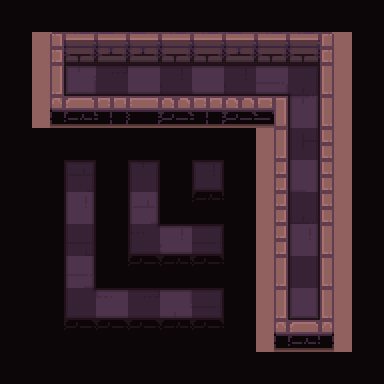

A level layout from a 2D game, rendered from its tile map. Below: a short description, then the map file with its tile-grid data intact:
An orthogonal 12x12 tile map with 32x32 px tiles, 4 tile layers (path, types, ground, floor_shadow), 1 hidden layer not drawn and 12 objects (7x hero, frame, strategy, egg, bonfire, ...).

<map version="1.2" tiledversion="2019.03.13" orientation="orthogonal" renderorder="right-down" width="12" height="12" tilewidth="32" tileheight="32" infinite="0" nextlayerid="195" nextobjectid="31">
 <tileset firstgid="1" name="tileset" tilewidth="32" tileheight="32" spacing="2" margin="1" tilecount="200" columns="10">
  <image source="tileset.png" trans="000000" width="340" height="680" />
  <terraintypes>
   <terrain name="floor" tile="79" />
   <terrain name="wall" tile="69" />
   <terrain name="hole" tile="78" />
   <terrain name="infected" tile="77" />
  </terraintypes>
 </tileset>
 <layer id="187" name="checkers" width="12" height="12" visible="0">
  <data encoding="csv">
69,0,69,0,69,0,69,0,69,0,69,0,
0,69,0,69,0,69,0,69,0,69,0,69,
69,0,69,0,69,0,69,0,69,0,69,0,
0,69,0,69,0,69,0,69,0,69,0,69,
69,0,69,0,69,0,69,0,69,0,69,0,
0,69,0,69,0,69,0,69,0,69,0,69,
69,0,69,0,69,0,69,0,69,0,69,0,
0,69,0,69,0,69,0,69,0,69,0,69,
69,0,69,0,69,0,69,0,69,0,69,0,
0,69,0,69,0,69,0,69,0,69,0,69,
69,0,69,0,69,0,69,0,69,0,69,0,
0,69,0,69,0,69,0,69,0,69,0,69
</data>
 </layer>
 <layer id="188" name="path" width="12" height="12">
  <data encoding="csv">
0,0,0,0,0,0,0,0,0,0,0,0,
0,0,0,0,0,0,0,0,0,0,0,0,
0,0,80,80,80,80,80,80,80,80,0,0,
0,0,0,0,0,0,0,0,0,80,0,0,
0,79,79,79,79,79,79,79,0,80,0,0,
0,79,80,79,80,79,80,79,0,80,0,0,
0,79,80,79,80,79,79,79,0,80,0,0,
0,79,80,79,80,80,80,79,0,80,0,0,
0,79,80,79,79,79,79,79,0,80,0,0,
0,79,80,80,80,80,80,79,0,80,0,0,
0,79,79,79,79,79,79,79,0,0,0,0,
0,0,0,0,0,0,0,0,0,0,0,0
</data>
 </layer>
 <objectgroup id="14" name="camera">
  <object id="12" name="frame" type="frame" x="50" y="32" width="281" height="301" />
  <object id="15" name="strategy" type="strategy" x="163" y="190">
   <point />
  </object>
 </objectgroup>
 <objectgroup id="2" name="objects">
  <object id="19" name="hero" type="hero" x="115" y="82">
   <point />
  </object>
  <object id="20" name="hero" type="hero" x="176" y="82">
   <point />
  </object>
  <object id="21" name="hero" type="hero" x="241" y="79">
   <point />
  </object>
  <object id="22" name="hero" type="hero" x="303" y="82">
   <point />
  </object>
  <object id="23" name="hero" type="hero" x="306" y="143">
   <point />
  </object>
  <object id="24" name="hero" type="hero" x="306" y="208">
   <point />
  </object>
  <object id="25" name="hero" type="hero" x="305" y="272">
   <point />
  </object>
  <object id="26" name="egg" type="egg" x="80" y="81">
   <point />
  </object>
  <object id="29" name="bonfire" type="bonfire" x="208" y="176">
   <properties>
    <property name="enabled" type="bool" value="true" />
   </properties>
   <point />
  </object>
  <object id="30" name="cauldron" type="cauldron" x="304" y="304">
   <point />
  </object>
 </objectgroup>
 <layer id="192" name="types" width="12" height="12">
  <data encoding="csv">
79,79,79,79,79,79,79,79,79,79,79,79,
79,70,70,70,70,70,70,70,70,70,70,79,
79,70,80,80,80,80,80,80,80,80,70,79,
79,70,70,70,70,70,70,70,70,80,70,79,
79,79,79,79,79,79,79,79,70,80,70,79,
79,79,80,79,80,79,80,79,70,80,70,79,
79,79,80,79,80,79,79,79,70,80,70,79,
79,79,80,79,80,80,80,79,70,80,70,79,
79,79,80,79,79,79,79,79,70,80,70,79,
79,79,80,80,80,80,80,79,70,80,70,79,
79,79,79,79,79,79,79,79,70,70,70,79,
79,79,79,79,79,79,79,79,79,79,79,79
</data>
 </layer>
 <layer id="193" name="ground" width="12" height="12">
  <data encoding="csv">
0,0,0,0,0,0,0,0,0,0,0,0,
0,1,2,3,3,2,5,3,2,2,6,0,
0,31,143,7,133,40,134,40,123,8,16,0,
0,41,42,53,52,43,53,43,54,143,16,0,
0,0,0,0,0,0,0,0,11,18,26,0,
0,0,39,0,29,0,40,0,21,134,26,0,
0,0,154,0,153,0,62,0,21,8,26,0,
0,0,38,0,10,154,9,0,21,154,16,0,
0,0,123,0,63,62,63,0,11,19,16,0,
0,0,19,124,7,122,9,0,31,134,36,0,
0,0,63,63,63,62,63,0,41,42,46,0,
0,0,0,0,0,0,0,0,0,0,0,0
</data>
 </layer>
 <layer id="194" name="floor_shadow" width="12" height="12">
  <data encoding="csv">
0,0,0,0,0,0,0,0,0,0,0,0,
0,0,0,0,0,0,0,0,0,0,0,0,
0,0,77,65,65,65,65,65,65,82,0,0,
0,0,0,0,0,0,0,0,0,66,0,0,
0,0,0,0,0,0,0,0,0,66,0,0,
0,0,75,0,75,0,85,0,0,66,0,0,
0,0,66,0,66,0,0,0,0,66,0,0,
0,0,66,0,84,65,76,0,0,66,0,0,
0,0,66,0,0,0,0,0,0,66,0,0,
0,0,84,65,65,65,76,0,0,67,0,0,
0,0,0,0,0,0,0,0,0,0,0,0,
0,0,0,0,0,0,0,0,0,0,0,0
</data>
 </layer>
</map>
